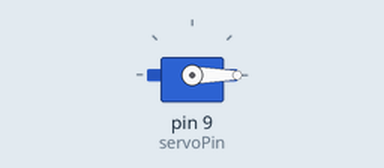
Recording of a sketch running on a simulated Arduino Uno, built with avr-gcc and run on an emulated ATmega328P. Shown: servo.

Above: at 0.05 s.
At 0.9 s:
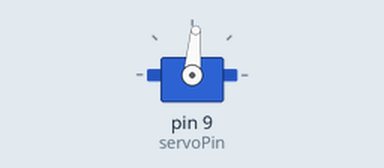
At 1.75 s:
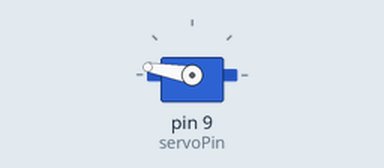
At 3.5 s:
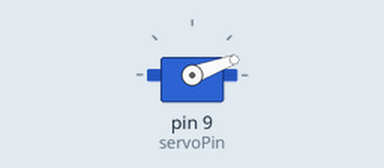
Timing chart, 0 to 8.5 s (numbered marks = the images above):
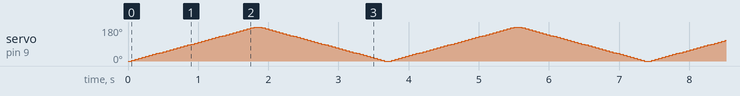

The sketch:

servo_test.ino
```cpp
#include <Servo.h>

Servo servo;  // 서보 객체 생성

int servoPin = 9;  // 서보 모터의 신호선을 연결한 아두이노 핀 번호

int angle = 0;    // 서보 모터의 각도 변수

void setup() {
  servo.attach(servoPin);  // 서보 모터 핀 설정
}

void loop() {
  // 0도부터 180도까지 회전
  for (angle = 0; angle <= 180; angle += 5) {
    servo.write(angle);   // 서보 모터를 지정한 각도로 회전
    delay(50);            // 50ms 동안 대기
  }

  // 180도부터 0도까지 회전
  for (angle = 180; angle >= 0; angle -= 5) {
    servo.write(angle);   // 서보 모터를 지정한 각도로 회전
    delay(50);            // 50ms 동안 대기
  }
}
```
